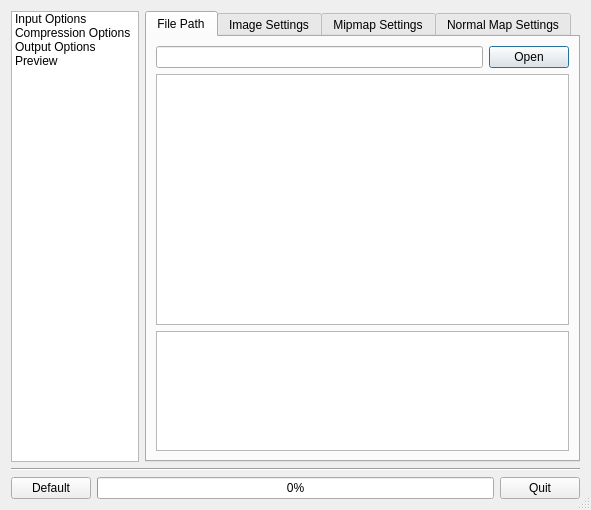
<ui version="4.0" >
 <class>ConfigDialog</class>
 <widget class="QDialog" name="ConfigDialog" >
  <property name="geometry" >
   <rect>
    <x>0</x>
    <y>0</y>
    <width>591</width>
    <height>510</height>
   </rect>
  </property>
  <property name="windowTitle" >
   <string>NVIDIA Texture Tools</string>
  </property>
  <property name="windowIcon" >
   <iconset/>
  </property>
  <property name="sizeGripEnabled" >
   <bool>true</bool>
  </property>
  <layout class="QVBoxLayout" >
   <item>
    <layout class="QHBoxLayout" >
     <item>
      <layout class="QVBoxLayout" >
       <item>
        <widget class="QListWidget" name="listWidget" >
         <property name="sizePolicy" >
          <sizepolicy vsizetype="Expanding" hsizetype="Expanding" >
           <horstretch>0</horstretch>
           <verstretch>0</verstretch>
          </sizepolicy>
         </property>
         <property name="minimumSize" >
          <size>
           <width>64</width>
           <height>0</height>
          </size>
         </property>
         <property name="maximumSize" >
          <size>
           <width>128</width>
           <height>16777215</height>
          </size>
         </property>
         <property name="horizontalScrollBarPolicy" >
          <enum>Qt::ScrollBarAlwaysOff</enum>
         </property>
         <property name="movement" >
          <enum>QListView::Static</enum>
         </property>
         <property name="flow" >
          <enum>QListView::TopToBottom</enum>
         </property>
         <property name="isWrapping" stdset="0" >
          <bool>false</bool>
         </property>
         <property name="resizeMode" >
          <enum>QListView::Adjust</enum>
         </property>
         <property name="viewMode" >
          <enum>QListView::ListMode</enum>
         </property>
         <item>
          <property name="text" >
           <string>Input Options</string>
          </property>
         </item>
         <item>
          <property name="text" >
           <string>Compression Options</string>
          </property>
         </item>
         <item>
          <property name="text" >
           <string>Output Options</string>
          </property>
         </item>
         <item>
          <property name="text" >
           <string>Preview</string>
          </property>
          <property name="icon" >
           <iconset>../../../../../../castano-stuff/qshaderedit/src/images/colorpicker.png</iconset>
          </property>
         </item>
        </widget>
       </item>
      </layout>
     </item>
     <item>
      <widget class="QStackedWidget" name="stackedWidget" >
       <property name="currentIndex" >
        <number>0</number>
       </property>
       <widget class="QWidget" name="inputPage" >
        <layout class="QVBoxLayout" >
         <property name="leftMargin" >
          <number>0</number>
         </property>
         <property name="topMargin" >
          <number>0</number>
         </property>
         <property name="rightMargin" >
          <number>0</number>
         </property>
         <property name="bottomMargin" >
          <number>0</number>
         </property>
         <item>
          <widget class="QTabWidget" name="tabWidget" >
           <property name="currentIndex" >
            <number>0</number>
           </property>
           <property name="usesScrollButtons" >
            <bool>false</bool>
           </property>
           <widget class="QWidget" name="" >
            <attribute name="title" >
             <string>File Path</string>
            </attribute>
            <layout class="QVBoxLayout" >
             <item>
              <layout class="QHBoxLayout" >
               <property name="spacing" >
                <number>6</number>
               </property>
               <property name="leftMargin" >
                <number>0</number>
               </property>
               <property name="topMargin" >
                <number>0</number>
               </property>
               <property name="rightMargin" >
                <number>0</number>
               </property>
               <property name="bottomMargin" >
                <number>0</number>
               </property>
               <item>
                <widget class="QLineEdit" name="imagePathLineEdit" >
                 <property name="sizePolicy" >
                  <sizepolicy vsizetype="Fixed" hsizetype="Expanding" >
                   <horstretch>0</horstretch>
                   <verstretch>0</verstretch>
                  </sizepolicy>
                 </property>
                </widget>
               </item>
               <item>
                <widget class="QPushButton" name="openButton" >
                 <property name="sizePolicy" >
                  <sizepolicy vsizetype="Fixed" hsizetype="Minimum" >
                   <horstretch>0</horstretch>
                   <verstretch>0</verstretch>
                  </sizepolicy>
                 </property>
                 <property name="text" >
                  <string>Open</string>
                 </property>
                </widget>
               </item>
              </layout>
             </item>
             <item>
              <widget class="QGraphicsView" name="graphicsView" />
             </item>
             <item>
              <widget class="QTextEdit" name="imageDescription" >
               <property name="sizePolicy" >
                <sizepolicy vsizetype="Maximum" hsizetype="Expanding" >
                 <horstretch>0</horstretch>
                 <verstretch>0</verstretch>
                </sizepolicy>
               </property>
               <property name="maximumSize" >
                <size>
                 <width>16777215</width>
                 <height>120</height>
                </size>
               </property>
               <property name="readOnly" >
                <bool>true</bool>
               </property>
              </widget>
             </item>
            </layout>
           </widget>
           <widget class="QWidget" name="" >
            <attribute name="title" >
             <string>Image Settings</string>
            </attribute>
            <layout class="QVBoxLayout" >
             <item>
              <widget class="QGroupBox" name="groupBox_5" >
               <property name="sizePolicy" >
                <sizepolicy vsizetype="Preferred" hsizetype="Preferred" >
                 <horstretch>0</horstretch>
                 <verstretch>0</verstretch>
                </sizepolicy>
               </property>
               <property name="title" >
                <string>Color Mode</string>
               </property>
               <layout class="QVBoxLayout" >
                <property name="spacing" >
                 <number>0</number>
                </property>
                <property name="leftMargin" >
                 <number>4</number>
                </property>
                <property name="topMargin" >
                 <number>4</number>
                </property>
                <property name="rightMargin" >
                 <number>4</number>
                </property>
                <property name="bottomMargin" >
                 <number>4</number>
                </property>
                <item>
                 <widget class="QRadioButton" name="radioButton_3" >
                  <property name="text" >
                   <string>RGB</string>
                  </property>
                  <property name="checked" >
                   <bool>true</bool>
                  </property>
                 </widget>
                </item>
                <item>
                 <widget class="QRadioButton" name="radioButton_6" >
                  <property name="text" >
                   <string>Normal Map</string>
                  </property>
                 </widget>
                </item>
               </layout>
              </widget>
             </item>
             <item>
              <widget class="QGroupBox" name="groupBox_4" >
               <property name="sizePolicy" >
                <sizepolicy vsizetype="Preferred" hsizetype="Preferred" >
                 <horstretch>0</horstretch>
                 <verstretch>0</verstretch>
                </sizepolicy>
               </property>
               <property name="title" >
                <string>Alpha Mode</string>
               </property>
               <layout class="QVBoxLayout" >
                <property name="spacing" >
                 <number>0</number>
                </property>
                <property name="leftMargin" >
                 <number>4</number>
                </property>
                <property name="topMargin" >
                 <number>4</number>
                </property>
                <property name="rightMargin" >
                 <number>4</number>
                </property>
                <property name="bottomMargin" >
                 <number>4</number>
                </property>
                <item>
                 <widget class="QRadioButton" name="alphaNoneRadioButton" >
                  <property name="text" >
                   <string>None</string>
                  </property>
                  <property name="checked" >
                   <bool>false</bool>
                  </property>
                 </widget>
                </item>
                <item>
                 <widget class="QRadioButton" name="alphaTransparencyRadioButton" >
                  <property name="text" >
                   <string>Transparency</string>
                  </property>
                  <property name="checked" >
                   <bool>true</bool>
                  </property>
                 </widget>
                </item>
                <item>
                 <widget class="QRadioButton" name="alphaPremultipliedRadioButton" >
                  <property name="text" >
                   <string>Premultiplied</string>
                  </property>
                 </widget>
                </item>
               </layout>
              </widget>
             </item>
             <item>
              <layout class="QHBoxLayout" >
               <property name="spacing" >
                <number>0</number>
               </property>
               <property name="leftMargin" >
                <number>0</number>
               </property>
               <property name="topMargin" >
                <number>0</number>
               </property>
               <property name="rightMargin" >
                <number>0</number>
               </property>
               <property name="bottomMargin" >
                <number>0</number>
               </property>
               <item>
                <widget class="QLabel" name="label_13" >
                 <property name="text" >
                  <string>Wrap Mode:</string>
                 </property>
                 <property name="buddy" >
                  <cstring>mipmapFilterComboBox</cstring>
                 </property>
                </widget>
               </item>
               <item>
                <widget class="QComboBox" name="wrapModeComboBox" >
                 <property name="maximumSize" >
                  <size>
                   <width>16777215</width>
                   <height>26</height>
                  </size>
                 </property>
                 <item>
                  <property name="text" >
                   <string>Mirror</string>
                  </property>
                 </item>
                 <item>
                  <property name="text" >
                   <string>Repeat</string>
                  </property>
                 </item>
                 <item>
                  <property name="text" >
                   <string>Clamp</string>
                  </property>
                 </item>
                </widget>
               </item>
              </layout>
             </item>
             <item>
              <layout class="QHBoxLayout" >
               <property name="spacing" >
                <number>6</number>
               </property>
               <property name="leftMargin" >
                <number>0</number>
               </property>
               <property name="topMargin" >
                <number>0</number>
               </property>
               <property name="rightMargin" >
                <number>0</number>
               </property>
               <property name="bottomMargin" >
                <number>0</number>
               </property>
               <item>
                <widget class="QLabel" name="label_5" >
                 <property name="sizePolicy" >
                  <sizepolicy vsizetype="Preferred" hsizetype="Minimum" >
                   <horstretch>0</horstretch>
                   <verstretch>0</verstretch>
                  </sizepolicy>
                 </property>
                 <property name="text" >
                  <string>Input Gamma:</string>
                 </property>
                 <property name="buddy" >
                  <cstring>inputGammaSpinBox</cstring>
                 </property>
                </widget>
               </item>
               <item>
                <widget class="QDoubleSpinBox" name="inputGammaSpinBox" >
                 <property name="buttonSymbols" >
                  <enum>QAbstractSpinBox::UpDownArrows</enum>
                 </property>
                 <property name="minimum" >
                  <double>0.050000000000000</double>
                 </property>
                 <property name="maximum" >
                  <double>4.000000000000000</double>
                 </property>
                 <property name="singleStep" >
                  <double>0.050000000000000</double>
                 </property>
                 <property name="value" >
                  <double>2.200000000000000</double>
                 </property>
                </widget>
               </item>
              </layout>
             </item>
             <item>
              <layout class="QHBoxLayout" >
               <property name="spacing" >
                <number>6</number>
               </property>
               <property name="leftMargin" >
                <number>0</number>
               </property>
               <property name="topMargin" >
                <number>0</number>
               </property>
               <property name="rightMargin" >
                <number>0</number>
               </property>
               <property name="bottomMargin" >
                <number>0</number>
               </property>
               <item>
                <widget class="QLabel" name="label_6" >
                 <property name="sizePolicy" >
                  <sizepolicy vsizetype="Preferred" hsizetype="Minimum" >
                   <horstretch>0</horstretch>
                   <verstretch>0</verstretch>
                  </sizepolicy>
                 </property>
                 <property name="text" >
                  <string>Output Gamma:</string>
                 </property>
                 <property name="buddy" >
                  <cstring>inputGammaSpinBox</cstring>
                 </property>
                </widget>
               </item>
               <item>
                <widget class="QDoubleSpinBox" name="outputGammaSpinBox" >
                 <property name="buttonSymbols" >
                  <enum>QAbstractSpinBox::UpDownArrows</enum>
                 </property>
                 <property name="minimum" >
                  <double>0.050000000000000</double>
                 </property>
                 <property name="maximum" >
                  <double>4.000000000000000</double>
                 </property>
                 <property name="singleStep" >
                  <double>0.050000000000000</double>
                 </property>
                 <property name="value" >
                  <double>2.200000000000000</double>
                 </property>
                </widget>
               </item>
              </layout>
             </item>
             <item>
              <spacer>
               <property name="orientation" >
                <enum>Qt::Vertical</enum>
               </property>
               <property name="sizeHint" >
                <size>
                 <width>204</width>
                 <height>131</height>
                </size>
               </property>
              </spacer>
             </item>
            </layout>
           </widget>
           <widget class="QWidget" name="" >
            <attribute name="title" >
             <string>Mipmap Settings</string>
            </attribute>
            <layout class="QVBoxLayout" >
             <item>
              <widget class="QCheckBox" name="generateMipmapsCheckBox" >
               <property name="text" >
                <string>Generate mipmaps</string>
               </property>
               <property name="checked" >
                <bool>true</bool>
               </property>
              </widget>
             </item>
             <item>
              <layout class="QHBoxLayout" >
               <property name="spacing" >
                <number>0</number>
               </property>
               <property name="leftMargin" >
                <number>0</number>
               </property>
               <property name="topMargin" >
                <number>0</number>
               </property>
               <property name="rightMargin" >
                <number>0</number>
               </property>
               <property name="bottomMargin" >
                <number>0</number>
               </property>
               <item>
                <widget class="QLabel" name="mipmapFilterLabel" >
                 <property name="text" >
                  <string>Mipmap filter:</string>
                 </property>
                 <property name="buddy" >
                  <cstring>mipmapFilterComboBox</cstring>
                 </property>
                </widget>
               </item>
               <item>
                <widget class="QComboBox" name="mipmapFilterComboBox" >
                 <property name="maximumSize" >
                  <size>
                   <width>16777215</width>
                   <height>26</height>
                  </size>
                 </property>
                 <item>
                  <property name="text" >
                   <string>Box</string>
                  </property>
                 </item>
                 <item>
                  <property name="text" >
                   <string>Triangle</string>
                  </property>
                 </item>
                 <item>
                  <property name="text" >
                   <string>Kaiser</string>
                  </property>
                 </item>
                </widget>
               </item>
               <item>
                <widget class="QToolButton" name="mipmapFilterSettings" >
                 <property name="enabled" >
                  <bool>false</bool>
                 </property>
                 <property name="sizePolicy" >
                  <sizepolicy vsizetype="Fixed" hsizetype="Fixed" >
                   <horstretch>0</horstretch>
                   <verstretch>0</verstretch>
                  </sizepolicy>
                 </property>
                 <property name="maximumSize" >
                  <size>
                   <width>16777215</width>
                   <height>26</height>
                  </size>
                 </property>
                 <property name="autoFillBackground" >
                  <bool>false</bool>
                 </property>
                 <property name="text" >
                  <string>...</string>
                 </property>
                </widget>
               </item>
              </layout>
             </item>
             <item>
              <layout class="QHBoxLayout" >
               <item>
                <widget class="QCheckBox" name="limitMipmapsCheckBox" >
                 <property name="sizePolicy" >
                  <sizepolicy vsizetype="Fixed" hsizetype="Expanding" >
                   <horstretch>0</horstretch>
                   <verstretch>0</verstretch>
                  </sizepolicy>
                 </property>
                 <property name="text" >
                  <string>Limit Mipmaps</string>
                 </property>
                </widget>
               </item>
               <item>
                <widget class="QLabel" name="maxLevelLabel" >
                 <property name="enabled" >
                  <bool>false</bool>
                 </property>
                 <property name="sizePolicy" >
                  <sizepolicy vsizetype="Preferred" hsizetype="Minimum" >
                   <horstretch>0</horstretch>
                   <verstretch>0</verstretch>
                  </sizepolicy>
                 </property>
                 <property name="text" >
                  <string>Max Level:</string>
                 </property>
                </widget>
               </item>
               <item>
                <widget class="QSpinBox" name="maxLevelSpinBox" >
                 <property name="enabled" >
                  <bool>false</bool>
                 </property>
                 <property name="sizePolicy" >
                  <sizepolicy vsizetype="Fixed" hsizetype="Fixed" >
                   <horstretch>0</horstretch>
                   <verstretch>0</verstretch>
                  </sizepolicy>
                 </property>
                 <property name="maximumSize" >
                  <size>
                   <width>80</width>
                   <height>16777215</height>
                  </size>
                 </property>
                </widget>
               </item>
              </layout>
             </item>
             <item>
              <spacer>
               <property name="orientation" >
                <enum>Qt::Vertical</enum>
               </property>
               <property name="sizeHint" >
                <size>
                 <width>204</width>
                 <height>71</height>
                </size>
               </property>
              </spacer>
             </item>
            </layout>
           </widget>
           <widget class="QWidget" name="" >
            <attribute name="title" >
             <string>Normal Map Settings</string>
            </attribute>
           </widget>
          </widget>
         </item>
        </layout>
       </widget>
       <widget class="QWidget" name="compressionPage" >
        <layout class="QVBoxLayout" >
         <item>
          <layout class="QHBoxLayout" >
           <item>
            <widget class="QLabel" name="label_3" >
             <property name="text" >
              <string>Format:</string>
             </property>
             <property name="textFormat" >
              <enum>Qt::PlainText</enum>
             </property>
             <property name="textInteractionFlags" >
              <set>Qt::NoTextInteraction</set>
             </property>
             <property name="buddy" >
              <cstring>formatComboBox</cstring>
             </property>
            </widget>
           </item>
           <item>
            <widget class="QComboBox" name="formatComboBox" >
             <item>
              <property name="text" >
               <string>Uncompressed</string>
              </property>
             </item>
             <item>
              <property name="text" >
               <string>BC1 (DXT1)</string>
              </property>
             </item>
             <item>
              <property name="text" >
               <string>BC1a (DXT1a)</string>
              </property>
             </item>
             <item>
              <property name="text" >
               <string>BC2 (DXT3)</string>
              </property>
             </item>
             <item>
              <property name="text" >
               <string>BC3 (DXT5)</string>
              </property>
             </item>
             <item>
              <property name="text" >
               <string>BC4</string>
              </property>
             </item>
             <item>
              <property name="text" >
               <string>BC5</string>
              </property>
             </item>
            </widget>
           </item>
          </layout>
         </item>
         <item>
          <layout class="QHBoxLayout" >
           <item>
            <widget class="QLabel" name="label_4" >
             <property name="text" >
              <string>Quality:</string>
             </property>
             <property name="textFormat" >
              <enum>Qt::PlainText</enum>
             </property>
             <property name="textInteractionFlags" >
              <set>Qt::NoTextInteraction</set>
             </property>
             <property name="buddy" >
              <cstring>formatComboBox</cstring>
             </property>
            </widget>
           </item>
           <item>
            <widget class="QComboBox" name="formatComboBox_2" >
             <property name="currentIndex" >
              <number>1</number>
             </property>
             <item>
              <property name="text" >
               <string>Fastest</string>
              </property>
             </item>
             <item>
              <property name="text" >
               <string>Normal</string>
              </property>
             </item>
             <item>
              <property name="text" >
               <string>Production</string>
              </property>
             </item>
             <item>
              <property name="text" >
               <string>Highest</string>
              </property>
             </item>
            </widget>
           </item>
          </layout>
         </item>
         <item>
          <widget class="QGroupBox" name="groupBox_6" >
           <property name="sizePolicy" >
            <sizepolicy vsizetype="Preferred" hsizetype="Preferred" >
             <horstretch>0</horstretch>
             <verstretch>0</verstretch>
            </sizepolicy>
           </property>
           <property name="title" >
            <string>Color Weights</string>
           </property>
           <layout class="QVBoxLayout" >
            <item>
             <layout class="QHBoxLayout" >
              <property name="spacing" >
               <number>6</number>
              </property>
              <property name="leftMargin" >
               <number>0</number>
              </property>
              <property name="topMargin" >
               <number>0</number>
              </property>
              <property name="rightMargin" >
               <number>0</number>
              </property>
              <property name="bottomMargin" >
               <number>0</number>
              </property>
              <item>
               <widget class="QLabel" name="label_10" >
                <property name="text" >
                 <string>Red</string>
                </property>
                <property name="buddy" >
                 <cstring>redSpinBox</cstring>
                </property>
               </widget>
              </item>
              <item>
               <widget class="QDoubleSpinBox" name="redSpinBox" >
                <property name="maximum" >
                 <double>1.000000000000000</double>
                </property>
                <property name="singleStep" >
                 <double>0.050000000000000</double>
                </property>
                <property name="value" >
                 <double>1.000000000000000</double>
                </property>
               </widget>
              </item>
             </layout>
            </item>
            <item>
             <layout class="QHBoxLayout" >
              <property name="spacing" >
               <number>6</number>
              </property>
              <property name="leftMargin" >
               <number>0</number>
              </property>
              <property name="topMargin" >
               <number>0</number>
              </property>
              <property name="rightMargin" >
               <number>0</number>
              </property>
              <property name="bottomMargin" >
               <number>0</number>
              </property>
              <item>
               <widget class="QLabel" name="label_11" >
                <property name="text" >
                 <string>Green</string>
                </property>
                <property name="buddy" >
                 <cstring>greenSpinBox</cstring>
                </property>
               </widget>
              </item>
              <item>
               <widget class="QDoubleSpinBox" name="greenSpinBox" >
                <property name="maximum" >
                 <double>1.000000000000000</double>
                </property>
                <property name="singleStep" >
                 <double>0.050000000000000</double>
                </property>
                <property name="value" >
                 <double>1.000000000000000</double>
                </property>
               </widget>
              </item>
             </layout>
            </item>
            <item>
             <layout class="QHBoxLayout" >
              <property name="spacing" >
               <number>6</number>
              </property>
              <property name="leftMargin" >
               <number>0</number>
              </property>
              <property name="topMargin" >
               <number>0</number>
              </property>
              <property name="rightMargin" >
               <number>0</number>
              </property>
              <property name="bottomMargin" >
               <number>0</number>
              </property>
              <item>
               <widget class="QLabel" name="label_12" >
                <property name="text" >
                 <string>Blue</string>
                </property>
                <property name="buddy" >
                 <cstring>blueSpinBox</cstring>
                </property>
               </widget>
              </item>
              <item>
               <widget class="QDoubleSpinBox" name="blueSpinBox" >
                <property name="maximum" >
                 <double>1.000000000000000</double>
                </property>
                <property name="singleStep" >
                 <double>0.050000000000000</double>
                </property>
                <property name="value" >
                 <double>1.000000000000000</double>
                </property>
               </widget>
              </item>
             </layout>
            </item>
            <item>
             <layout class="QHBoxLayout" >
              <item>
               <widget class="QPushButton" name="uniformButton" >
                <property name="maximumSize" >
                 <size>
                  <width>16777215</width>
                  <height>22</height>
                 </size>
                </property>
                <property name="text" >
                 <string>Uniform Weights</string>
                </property>
                <property name="checkable" >
                 <bool>true</bool>
                </property>
                <property name="checked" >
                 <bool>true</bool>
                </property>
               </widget>
              </item>
              <item>
               <widget class="QPushButton" name="luminanceButton" >
                <property name="maximumSize" >
                 <size>
                  <width>16777215</width>
                  <height>22</height>
                 </size>
                </property>
                <property name="text" >
                 <string>Luminance Weights</string>
                </property>
                <property name="checkable" >
                 <bool>true</bool>
                </property>
               </widget>
              </item>
             </layout>
            </item>
           </layout>
          </widget>
         </item>
         <item>
          <spacer>
           <property name="orientation" >
            <enum>Qt::Vertical</enum>
           </property>
           <property name="sizeHint" >
            <size>
             <width>20</width>
             <height>191</height>
            </size>
           </property>
          </spacer>
         </item>
        </layout>
       </widget>
       <widget class="QWidget" name="outputPage" />
       <widget class="QWidget" name="previewPage" >
        <layout class="QVBoxLayout" >
         <property name="leftMargin" >
          <number>0</number>
         </property>
         <property name="topMargin" >
          <number>0</number>
         </property>
         <property name="rightMargin" >
          <number>0</number>
         </property>
         <property name="bottomMargin" >
          <number>0</number>
         </property>
         <item>
          <layout class="QHBoxLayout" >
           <property name="spacing" >
            <number>6</number>
           </property>
           <property name="leftMargin" >
            <number>0</number>
           </property>
           <property name="topMargin" >
            <number>0</number>
           </property>
           <property name="rightMargin" >
            <number>0</number>
           </property>
           <property name="bottomMargin" >
            <number>0</number>
           </property>
           <item>
            <widget class="QGraphicsView" name="graphicsView_2" />
           </item>
          </layout>
         </item>
         <item>
          <layout class="QHBoxLayout" >
           <property name="spacing" >
            <number>6</number>
           </property>
           <property name="leftMargin" >
            <number>0</number>
           </property>
           <property name="topMargin" >
            <number>0</number>
           </property>
           <property name="rightMargin" >
            <number>0</number>
           </property>
           <property name="bottomMargin" >
            <number>0</number>
           </property>
           <item>
            <widget class="QCheckBox" name="filterCheckBox" >
             <property name="text" >
              <string>Bilinear Filter</string>
             </property>
             <property name="checked" >
              <bool>true</bool>
             </property>
            </widget>
           </item>
           <item>
            <widget class="QCheckBox" name="diffCheckBox" >
             <property name="text" >
              <string>View difference</string>
             </property>
            </widget>
           </item>
          </layout>
         </item>
        </layout>
       </widget>
      </widget>
     </item>
    </layout>
   </item>
   <item>
    <widget class="Line" name="line" >
     <property name="orientation" >
      <enum>Qt::Horizontal</enum>
     </property>
    </widget>
   </item>
   <item>
    <layout class="QHBoxLayout" >
     <property name="spacing" >
      <number>6</number>
     </property>
     <property name="leftMargin" >
      <number>0</number>
     </property>
     <property name="topMargin" >
      <number>0</number>
     </property>
     <property name="rightMargin" >
      <number>0</number>
     </property>
     <property name="bottomMargin" >
      <number>0</number>
     </property>
     <item>
      <widget class="QPushButton" name="pushButton_6" >
       <property name="text" >
        <string>Default</string>
       </property>
      </widget>
     </item>
     <item>
      <widget class="QProgressBar" name="progressBar" >
       <property name="enabled" >
        <bool>true</bool>
       </property>
       <property name="value" >
        <number>0</number>
       </property>
       <property name="textVisible" >
        <bool>true</bool>
       </property>
       <property name="orientation" >
        <enum>Qt::Horizontal</enum>
       </property>
       <property name="invertedAppearance" >
        <bool>false</bool>
       </property>
      </widget>
     </item>
     <item>
      <widget class="QPushButton" name="pushButton" >
       <property name="text" >
        <string>Quit</string>
       </property>
      </widget>
     </item>
    </layout>
   </item>
  </layout>
 </widget>
 <resources/>
 <connections>
  <connection>
   <sender>listWidget</sender>
   <signal>currentRowChanged(int)</signal>
   <receiver>stackedWidget</receiver>
   <slot>setCurrentIndex(int)</slot>
   <hints>
    <hint type="sourcelabel" >
     <x>118</x>
     <y>193</y>
    </hint>
    <hint type="destinationlabel" >
     <x>154</x>
     <y>220</y>
    </hint>
   </hints>
  </connection>
  <connection>
   <sender>pushButton</sender>
   <signal>clicked()</signal>
   <receiver>ConfigDialog</receiver>
   <slot>accept()</slot>
   <hints>
    <hint type="sourcelabel" >
     <x>565</x>
     <y>491</y>
    </hint>
    <hint type="destinationlabel" >
     <x>582</x>
     <y>506</y>
    </hint>
   </hints>
  </connection>
  <connection>
   <sender>limitMipmapsCheckBox</sender>
   <signal>clicked(bool)</signal>
   <receiver>maxLevelSpinBox</receiver>
   <slot>setEnabled(bool)</slot>
   <hints>
    <hint type="sourcelabel" >
     <x>451</x>
     <y>120</y>
    </hint>
    <hint type="destinationlabel" >
     <x>524</x>
     <y>120</y>
    </hint>
   </hints>
  </connection>
  <connection>
   <sender>limitMipmapsCheckBox</sender>
   <signal>clicked(bool)</signal>
   <receiver>maxLevelLabel</receiver>
   <slot>setEnabled(bool)</slot>
   <hints>
    <hint type="sourcelabel" >
     <x>337</x>
     <y>120</y>
    </hint>
    <hint type="destinationlabel" >
     <x>482</x>
     <y>124</y>
    </hint>
   </hints>
  </connection>
 </connections>
</ui>
